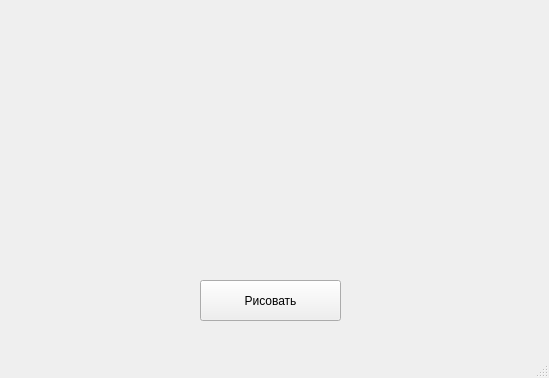
<?xml version="1.0" encoding="UTF-8"?>
<ui version="4.0">
 <class>MainWindow</class>
 <widget class="QMainWindow" name="MainWindow">
  <property name="geometry">
   <rect>
    <x>0</x>
    <y>0</y>
    <width>549</width>
    <height>378</height>
   </rect>
  </property>
  <property name="windowTitle">
   <string>MainWindow</string>
  </property>
  <widget class="QWidget" name="centralwidget">
   <widget class="QPushButton" name="pushButton">
    <property name="geometry">
     <rect>
      <x>200</x>
      <y>280</y>
      <width>141</width>
      <height>41</height>
     </rect>
    </property>
    <property name="text">
     <string>Рисовать</string>
    </property>
   </widget>
  </widget>
  <widget class="QMenuBar" name="menubar">
   <property name="geometry">
    <rect>
     <x>0</x>
     <y>0</y>
     <width>549</width>
     <height>21</height>
    </rect>
   </property>
  </widget>
  <widget class="QStatusBar" name="statusbar"/>
 </widget>
 <resources/>
 <connections/>
</ui>
